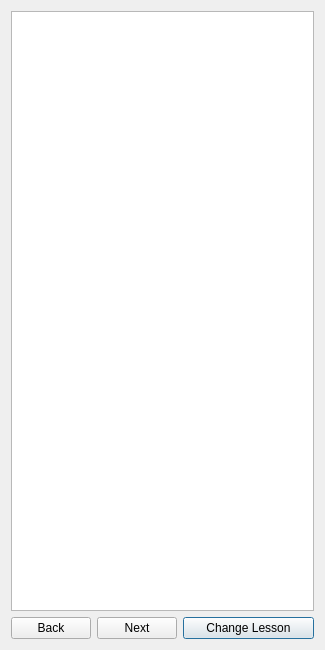
<?xml version="1.0" encoding="UTF-8"?>
<ui version="4.0">
 <class>InfoBox</class>
 <widget class="QDialog" name="InfoBox">
  <property name="geometry">
   <rect>
    <x>0</x>
    <y>0</y>
    <width>325</width>
    <height>650</height>
   </rect>
  </property>
  <property name="windowTitle">
   <string>Dialog</string>
  </property>
  <layout class="QGridLayout" name="gridLayout">
   <item row="2" column="2">
    <widget class="QPushButton" name="changeLessoButton">
     <property name="text">
      <string>Change Lesson</string>
     </property>
    </widget>
   </item>
   <item row="0" column="0" colspan="3">
    <widget class="QTextBrowser" name="lessonBrowser"/>
   </item>
   <item row="2" column="1">
    <widget class="QPushButton" name="nextButton">
     <property name="enabled">
      <bool>true</bool>
     </property>
     <property name="sizePolicy">
      <sizepolicy hsizetype="Maximum" vsizetype="Fixed">
       <horstretch>0</horstretch>
       <verstretch>0</verstretch>
      </sizepolicy>
     </property>
     <property name="text">
      <string>Next</string>
     </property>
    </widget>
   </item>
   <item row="2" column="0">
    <widget class="QPushButton" name="backButton">
     <property name="sizePolicy">
      <sizepolicy hsizetype="Maximum" vsizetype="Fixed">
       <horstretch>0</horstretch>
       <verstretch>0</verstretch>
      </sizepolicy>
     </property>
     <property name="text">
      <string>Back</string>
     </property>
    </widget>
   </item>
  </layout>
 </widget>
 <resources/>
 <connections/>
</ui>
